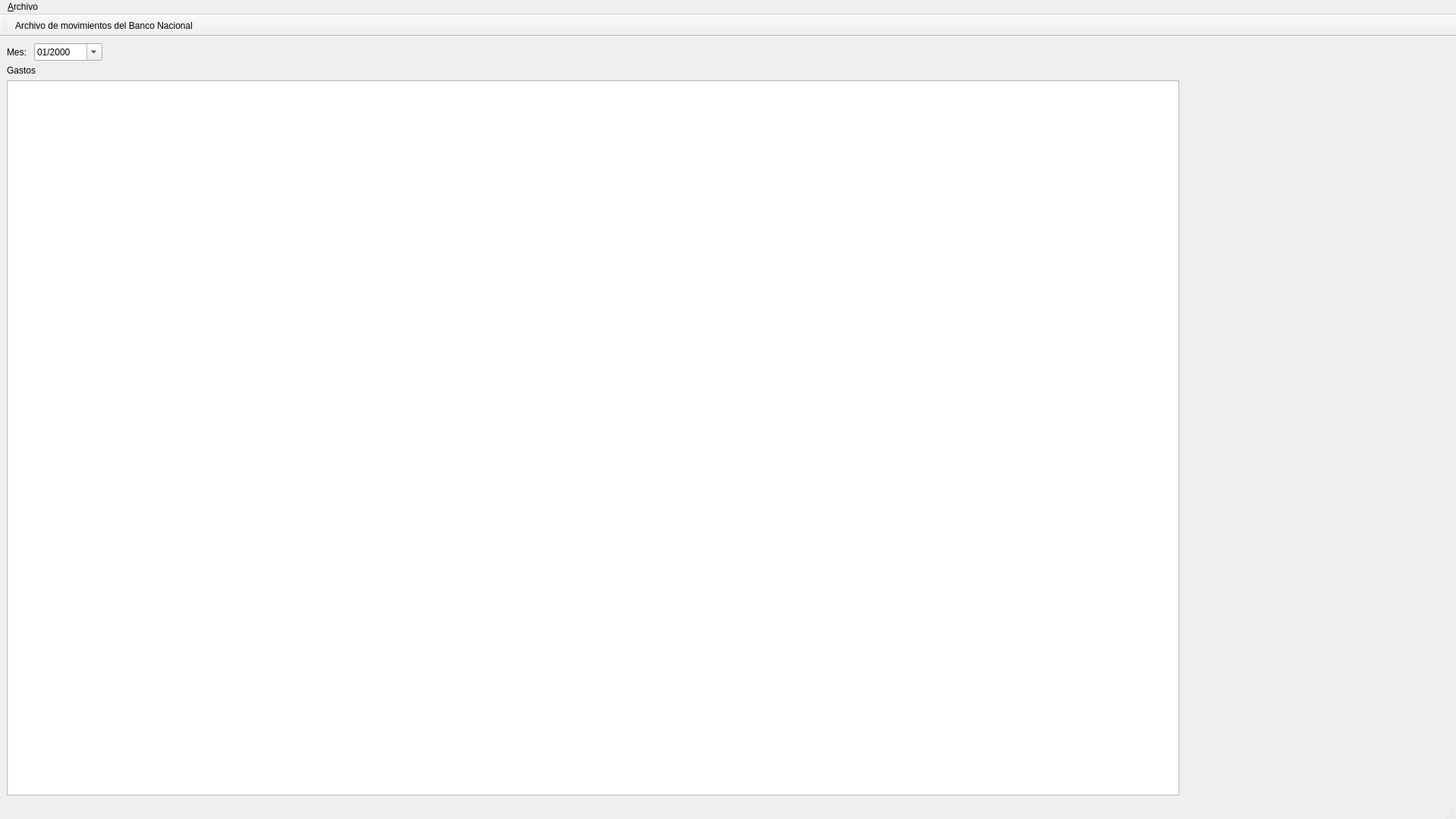
<?xml version="1.0" encoding="UTF-8"?>
<ui version="4.0">
 <class>ventanaPrincipal</class>
 <widget class="QMainWindow" name="ventanaPrincipal">
  <property name="geometry">
   <rect>
    <x>0</x>
    <y>0</y>
    <width>1920</width>
    <height>1080</height>
   </rect>
  </property>
  <property name="windowTitle">
   <string>MainWindow</string>
  </property>
  <widget class="QWidget" name="centralwidget">
   <layout class="QVBoxLayout" name="verticalLayout_2">
    <item>
     <layout class="QHBoxLayout" name="horizontalLayout">
      <item>
       <widget class="QLabel" name="lbl_mes">
        <property name="text">
         <string>Mes: </string>
        </property>
        <property name="buddy">
         <cstring>dte_mes</cstring>
        </property>
       </widget>
      </item>
      <item>
       <widget class="QDateEdit" name="dte_mes">
        <property name="minimumSize">
         <size>
          <width>90</width>
          <height>0</height>
         </size>
        </property>
        <property name="displayFormat">
         <string>MM/yyyy</string>
        </property>
        <property name="calendarPopup">
         <bool>true</bool>
        </property>
       </widget>
      </item>
      <item>
       <spacer name="horizontalSpacer">
        <property name="orientation">
         <enum>Qt::Horizontal</enum>
        </property>
        <property name="sizeHint" stdset="0">
         <size>
          <width>40</width>
          <height>20</height>
         </size>
        </property>
       </spacer>
      </item>
     </layout>
    </item>
    <item>
     <layout class="QHBoxLayout" name="horizontalLayout_2">
      <item>
       <layout class="QVBoxLayout" name="verticalLayout">
        <item>
         <widget class="QLabel" name="lbl_gastos">
          <property name="text">
           <string>Gastos</string>
          </property>
          <property name="buddy">
           <cstring>tw_gastos</cstring>
          </property>
         </widget>
        </item>
        <item>
         <widget class="QTableWidget" name="tw_gastos"/>
        </item>
       </layout>
      </item>
      <item>
       <widget class="MplCanvas" name="wgt_grafico" native="true">
        <property name="minimumSize">
         <size>
          <width>350</width>
          <height>0</height>
         </size>
        </property>
       </widget>
      </item>
     </layout>
    </item>
   </layout>
  </widget>
  <widget class="QMenuBar" name="menubar">
   <property name="geometry">
    <rect>
     <x>0</x>
     <y>0</y>
     <width>1920</width>
     <height>26</height>
    </rect>
   </property>
   <widget class="QMenu" name="menu_Archivo">
    <property name="title">
     <string>&amp;Archivo</string>
    </property>
    <widget class="QMenu" name="menu_Importar">
     <property name="title">
      <string>&amp;Importar</string>
     </property>
     <addaction name="actionArchivo_de_movimientos_del_Banco_Nacional"/>
    </widget>
    <addaction name="menu_Importar"/>
   </widget>
   <addaction name="menu_Archivo"/>
  </widget>
  <widget class="QStatusBar" name="statusbar"/>
  <widget class="QToolBar" name="toolBar">
   <property name="windowTitle">
    <string>toolBar</string>
   </property>
   <attribute name="toolBarArea">
    <enum>TopToolBarArea</enum>
   </attribute>
   <attribute name="toolBarBreak">
    <bool>false</bool>
   </attribute>
   <addaction name="actionArchivo_de_movimientos_del_Banco_Nacional"/>
  </widget>
  <action name="actionArchivo_de_movimientos_del_Banco_Nacional">
   <property name="text">
    <string>Archivo de movimientos del Banco Nacional</string>
   </property>
  </action>
 </widget>
 <customwidgets>
  <customwidget>
   <class>MplCanvas</class>
   <extends>QWidget</extends>
   <header>ui_MplCanvas.h</header>
   <container>1</container>
  </customwidget>
 </customwidgets>
 <resources/>
 <connections/>
</ui>
